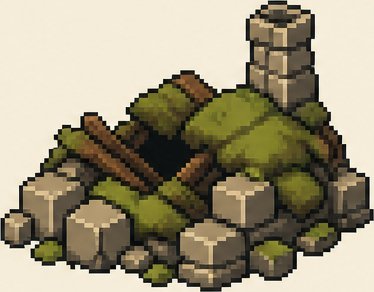
#> input picture frontend/scripts/home-pipeline/work-sprite/state4-collapsed.png, 374 x 292 px, found by its file name
$ python derive_ruins_sprite.py
#> lines starting #> are read from the running program, lines starting #| are printed output that depends on the picture
### frontend/scripts/character-pipeline/pxutil.py
"""Shared pixel-pipeline helpers for the character pilot (scratchpad tooling)."""

from __future__ import annotations

from collections import Counter

from PIL import Image

CREAM = (240, 234, 216, 255)


def bg_mask(img: Image.Image, tol: int = 30) -> list[list[bool]]:
    """True where a pixel is close to the corner background color."""
    px = img.load()
    w, h = img.size
    br, bgc, bb = px[0, 0][:3]
    mask = [[False] * w for _ in range(h)]
    for y in range(h):
        for x in range(w):
            r, g, b = px[x, y][:3]
            a = px[x, y][3] if len(px[x, y]) == 4 else 255
            if a < 40 or (abs(r - br) <= tol and abs(g - bgc) <= tol and abs(b - bb) <= tol):
                mask[y][x] = True
    return mask


# [27 lines left out: functions find_figure_spans, crop_figure, not called in this run]


def mode_pool(src: Image.Image, target_h: int, tol: int = 30, cover: float = 0.42) -> Image.Image:
    """Downscale to a true pixel grid via per-cell dominant color; background -> alpha 0."""
    src = src.convert("RGBA")
    mask = bg_mask(src, tol)
    sw, sh = src.size
    scale = target_h / sh
    tw = max(1, round(sw * scale))
    out = Image.new("RGBA", (tw, target_h), (0, 0, 0, 0))
    spx, opx = src.load(), out.load()
    for oy in range(target_h):
        y0, y1 = int(oy / scale), max(int(oy / scale) + 1, int((oy + 1) / scale))
        for ox in range(tw):
            x0, x1 = int(ox / scale), max(int(ox / scale) + 1, int((ox + 1) / scale))
            colors: Counter[tuple[int, int, int]] = Counter()
            total = 0
            for sy in range(y0, min(y1, sh)):
                for sx in range(x0, min(x1, sw)):
                    total += 1
                    if not mask[sy][sx]:
                        r, g, b = spx[sx, sy][:3]
                        colors[(r // 6 * 6, g // 6 * 6, b // 6 * 6)] += 1
            if total and colors and (sum(colors.values()) / total) >= cover:
                r, g, b = colors.most_common(1)[0][0]
                opx[ox, oy] = (r, g, b, 255)
    return out


def snap_palette(imgs: list[Image.Image], colors: int = 14) -> list[Image.Image]:
    """Remap all sprites onto one shared median-cut palette (preserving alpha)."""
    opaque = [p[:3] for im in imgs for p in im.getdata() if p[3] > 0]
    strip = Image.new("RGB", (len(opaque), 1))
    strip.putdata(opaque)
    pal_img = strip.quantize(colors=colors, method=Image.Quantize.MEDIANCUT)
    pal = pal_img.getpalette()[: colors * 3]
    pal_colors = [tuple(pal[i : i + 3]) for i in range(0, len(pal), 3)]

    def nearest(c: tuple[int, int, int]) -> tuple[int, int, int]:
        return min(pal_colors, key=lambda p: sum((a - b) ** 2 for a, b in zip(p, c, strict=True)))

    out = []
    for im in imgs:
        new = Image.new("RGBA", im.size, (0, 0, 0, 0))
        new.putdata([(*nearest(p[:3]), 255) if p[3] > 0 else (0, 0, 0, 0) for p in im.getdata()])
        out.append(new)
    return out


def despeckle(img: Image.Image, passes: int = 2) -> Image.Image:
    """Replace isolated pixels with their 8-neighborhood's majority color.

    A pixel is a speckle when no 4-neighbor shares its exact color. Run after
    snap_palette so colors compare exactly.
    """
    out = img.copy()
    w, h = out.size
    for _ in range(passes):
        px = out.load()
        edits: list[tuple[int, int, tuple[int, int, int, int]]] = []
        for y in range(h):
            for x in range(w):
                if px[x, y][3] == 0:
                    continue
                me = px[x, y]
                four = [
                    px[nx, ny]
                    for nx, ny in ((x - 1, y), (x + 1, y), (x, y - 1), (x, y + 1))
                    if 0 <= nx < w and 0 <= ny < h and px[nx, ny][3] > 0
                ]
                if any(n == me for n in four):
                    continue
                ring = [
                    px[nx, ny]
                    for nx in range(x - 1, x + 2)
                    for ny in range(y - 1, y + 2)
                    if (nx, ny) != (x, y) and 0 <= nx < w and 0 <= ny < h and px[nx, ny][3] > 0
                ]
                if ring:
                    edits.append((x, y, Counter(ring).most_common(1)[0][0]))
        for x, y, c in edits:
            out.putpixel((x, y), c)
    return out


# [11 lines left out: function contact_sheet, not called in this run]

### frontend/scripts/home-pipeline/derive_ruins_sprite.py
"""Derive the 8-frame ruins.png set from the sprite-scale collapsed-state
reference (state4-collapsed). Ruin frames are drawn standalone (never
alongside components.png frames), so each is just centered/anchored in its
own 128x128 cell -- no shared master coordinate system needed.
"""

from __future__ import annotations

import random
import sys

sys.path.insert(
    0, "/Users/muhammadsafi/Desktop/software-dev/simulation/frontend/scripts/character-pipeline"
)

from PIL import Image, ImageDraw
from pxutil import despeckle, mode_pool, snap_palette

WORK = (
    "/Users/muhammadsafi/Desktop/software-dev/simulation/frontend/scripts/home-pipeline/work-sprite"
)
OUT = f"{WORK}/ruins"
CELL = 128
CREAM = (243, 235, 214)
CREAM_TOL = 34

HOME_RUIN_IDS = [
    "rubble-full",
    "rubble-full-scavenge",
    "rubble-picked",
    "rubble-picked-scavenge",
    "rubble-bare",
    "rubble-bare-scavenge",
    "collapse-debris",
    "snapshot-sweep-dissolve",
]


def key_out_cream(
    img: Image.Image, cream: tuple[int, int, int] = CREAM, tol: int = CREAM_TOL
) -> Image.Image:
    img = img.convert("RGBA")
    px = img.load()
    w, h = img.size
    out = Image.new("RGBA", (w, h), (0, 0, 0, 0))
    opx = out.load()
    for y in range(h):
        for x in range(w):
            r, g, b, a = px[x, y]
            if a == 0:
                continue
            if abs(r - cream[0]) <= tol and abs(g - cream[1]) <= tol and abs(b - cream[2]) <= tol:
                continue
            opx[x, y] = (r, g, b, a)
    return out


def close_holes(img: Image.Image, passes: int = 2) -> Image.Image:
    from collections import Counter

    out = img.copy()
    w, h = out.size
    for _ in range(passes):
        px = out.load()
        edits: list[tuple[int, int, tuple[int, int, int, int]]] = []
        for y in range(h):
            for x in range(w):
                if px[x, y][3] > 0:
                    continue
                ring = [
                    px[nx, ny]
                    for nx in range(x - 1, x + 2)
                    for ny in range(y - 1, y + 2)
                    if (nx, ny) != (x, y) and 0 <= nx < w and 0 <= ny < h and px[nx, ny][3] > 0
                ]
                if len(ring) >= 6:
                    edits.append((x, y, Counter(ring).most_common(1)[0][0]))
        for x, y, c in edits:
            out.putpixel((x, y), c)
    return out


def rgb_to_hsv_hue(r: int, g: int, b: int) -> float:
    import colorsys

    h, _s, _v = colorsys.rgb_to_hsv(r / 255, g / 255, b / 255)
    return h * 360


def fit_to_cell(img: Image.Image, max_dim: int = 118) -> Image.Image:
    img = key_out_cream(img)
    bbox = img.getbbox()
    assert bbox is not None
    cropped = img.crop(bbox)
    scale = max_dim / max(cropped.size)
    th = round(cropped.height * scale)
    pooled = mode_pool(cropped, th)
    tw = round(cropped.width * scale)
    if pooled.width != tw and pooled.width > 0:
        pooled = pooled.resize((tw, th), Image.Resampling.NEAREST)
    pooled = close_holes(pooled)
    pooled = despeckle(pooled, passes=1)
    cell = Image.new("RGBA", (CELL, CELL), (0, 0, 0, 0))
    ox = (CELL - pooled.width) // 2
    oy = CELL - pooled.height - 4
    cell.alpha_composite(pooled, (ox, oy))
    return cell


def remove_wood(img: Image.Image, strength: float, rng: random.Random | None = None) -> Image.Image:
    """Desaturate/remove warm wood-brown pixels, simulating scavenged timber."""
    out = img.copy()
    px = out.load()
    w, h = out.size
    local_rng = rng or random.Random(7)
    for y in range(h):
        for x in range(w):
            r, g, b, a = px[x, y]
            if a == 0:
                continue
            hue = rgb_to_hsv_hue(r, g, b)
            is_wood = 12 <= hue <= 42 and r > g > b and (r - b) > 25
            if is_wood:
                if local_rng.random() < strength:
                    px[x, y] = (0, 0, 0, 0)
                else:
                    gray = int(0.3 * r + 0.59 * g + 0.11 * b)
                    blend = min(1.0, strength + 0.25)
                    nr = int(r + (gray - r) * blend)
                    ng = int(g + (gray - g) * blend)
                    nb = int(b + (gray - b) * blend)
                    px[x, y] = (nr, ng, nb, a)
    return out


def add_basket(img: Image.Image) -> Image.Image:
    out = img.copy()
    d = ImageDraw.Draw(out)
    bx, by = 92, 100
    d.polygon(
        [(bx, by), (bx + 20, by), (bx + 17, by + 14), (bx + 3, by + 14)],
        fill=(120, 84, 46, 255),
        outline=(60, 40, 20, 255),
    )
    d.line([(bx + 4, by), (bx + 10, by - 7), (bx + 16, by)], fill=(90, 60, 32, 255), width=1)
    return out


def dust_cloud(img: Image.Image, rng: random.Random) -> Image.Image:
    out = img.copy()
    d = ImageDraw.Draw(out)
    for _ in range(60):
        x = rng.randint(10, 118)
        y = rng.randint(40, 122)
        r = rng.randint(1, 3)
        d.ellipse([x - r, y - r, x + r, y + r], fill=(200, 195, 180, rng.randint(40, 110)))
    return out


def dissolve(img: Image.Image, rng: random.Random) -> Image.Image:
    out = img.copy()
    px = out.load()
    w, h = out.size
    for y in range(h):
        for x in range(w):
            r, g, b, a = px[x, y]
            if a == 0:
                continue
            fade = 0.55 + 0.35 * (y / h)
            nr = int(r * 0.75 + 70 * 0.25)
            ng = int(g * 0.85 + 96 * 0.15)
            nb = int(b * 0.8 + 60 * 0.2)
            na = int(a * fade)
            if rng.random() < 0.06:
                na = 0
            px[x, y] = (nr, ng, nb, na)
    return out


def main() -> None:
    import os

    os.makedirs(OUT, exist_ok=True)
    rng = random.Random(20260724)
    raw = Image.open(f"{WORK}/state4-collapsed.png").convert("RGBA")
#> raw is the input picture: PIL image 374x292 RGBA; mean R, G, B, A 157.1, 148.5, 123.1, 255
    rubble_full = fit_to_cell(raw)
#> in key_out_cream, `out = Image.new("RGBA", (w, h), (0, 0, 0, 0))`: out: PIL image 374x292 RGBA; every value is 0
#> in fit_to_cell, `img = key_out_cream(img)`:
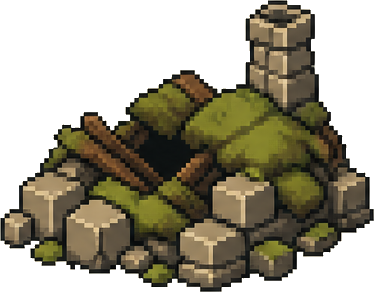
#> img: PIL image 374x292 RGBA; mean R, G, B, A 51.5, 46.5, 29.4, 145.1; transparent parts drawn white
#> in fit_to_cell, `bbox = img.getbbox()`: bbox = (0, 0, 374, 292)
#> in bg_mask, `br, bgc, bb = px[0, 0][:3]`: br = 0
#> after the loop in bg_mask, `for y in range(h):`: mask = 292 items
#> in mode_pool, `out = Image.new("RGBA", (tw, target_h), (0, 0, 0, 0))`: out: PIL image 118x92 RGBA; every value is 0
#> after the loop in mode_pool, `for oy in range(target_h):`: colors = 0 items
#> in fit_to_cell, `pooled = mode_pool(cropped, th)`:
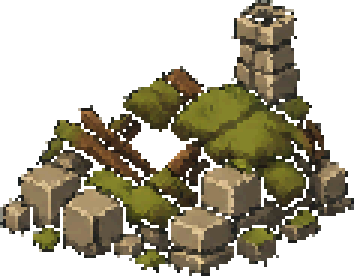
#> pooled: PIL image 118x92 RGBA (shown 3 times larger); mean R, G, B, A 49.1, 43.8, 26.5, 124.8; transparent parts drawn white
#> in fit_to_cell, `cell = Image.new("RGBA", (CELL, CELL), (0, 0, 0, 0))`: cell: PIL image 128x128 RGBA; every value is 0

    frames: dict[str, Image.Image] = {}
    frames["rubble-full"] = rubble_full
    frames["rubble-picked"] = close_holes(remove_wood(rubble_full, 0.45, rng), passes=1)
    frames["rubble-bare"] = close_holes(remove_wood(rubble_full, 0.85, rng), passes=1)
    frames["rubble-full-scavenge"] = add_basket(frames["rubble-full"])
    frames["rubble-picked-scavenge"] = add_basket(frames["rubble-picked"])
    frames["rubble-bare-scavenge"] = add_basket(frames["rubble-bare"])
    frames["collapse-debris"] = dust_cloud(rubble_full, rng)
    frames["snapshot-sweep-dissolve"] = dissolve(frames["rubble-bare"], rng)

    ordered = [frames[name] for name in HOME_RUIN_IDS]
    snapped = snap_palette(ordered, colors=20)
#> the loop in snap_palette, `for im in imgs:` made 8 passes
#> after the loop in snap_palette, `for im in imgs:`:
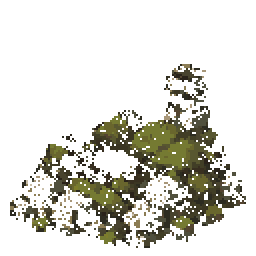
#> new: PIL image 128x128 RGBA (shown 2 times larger); mean R, G, B, A 18.5, 17.9, 10.5, 56.9; transparent parts drawn white
    despeckled = [despeckle(img, passes=1) for img in snapped]
#> after the loop in despeckle (call 7), `for _ in range(passes):`:
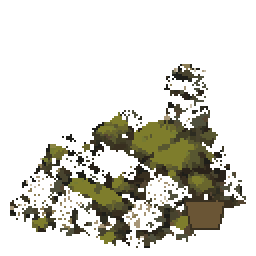
#> out: PIL image 128x128 RGBA (shown 2 times larger); mean R, G, B, A 20.2, 19, 10.8, 61.7; transparent parts drawn white
#> in despeckle (call 8), `out = img.copy()`:
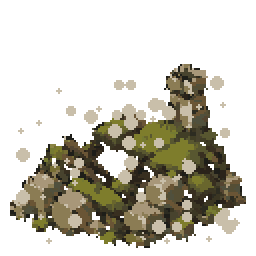
#> out: PIL image 128x128 RGBA (shown 2 times larger); mean R, G, B, A 42.3, 39.3, 27.8, 94.5; transparent parts drawn white
    for name, img in zip(HOME_RUIN_IDS, despeckled, strict=True):
        img.save(f"{OUT}/{name}.png")
#> this loop made 8 passes
#> name on passes 1 to 8: 'rubble-full', 'rubble-full-scavenge', 'rubble-picked', 'rubble-picked-scavenge', 'rubble-bare', 'rubble-bare-scavenge', 'collapse-debris', 'snapshot-sweep-dissolve'

    cols, rows = 4, 2
    atlas = Image.new("RGBA", (cols * CELL, rows * CELL), (0, 0, 0, 0))
#> atlas: PIL image 512x256 RGBA; every value is 0
    for i in range(len(HOME_RUIN_IDS)):
        cx, cy = (i % cols) * CELL, (i // cols) * CELL
        atlas.alpha_composite(despeckled[i], (cx, cy))
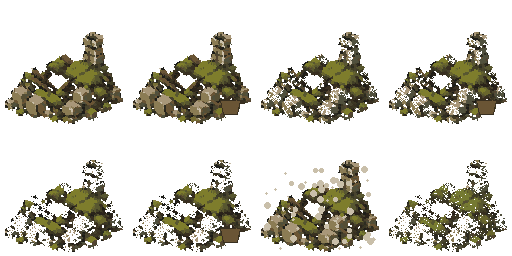
#> atlas: PIL image 512x256 RGBA; mean R, G, B, A 27.7, 25.9, 16.1, 75.5; transparent parts drawn white
    atlas.save(f"{WORK}/ruins-atlas.png")

    sheet = Image.new("RGBA", (cols * (CELL + 6) + 6, rows * (CELL + 20) + 6), (247, 239, 220, 255))
    d = ImageDraw.Draw(sheet)
    for i, name in enumerate(HOME_RUIN_IDS):
        cx, cy = (i % cols) * (CELL + 6) + 6, (i // cols) * (CELL + 20) + 6
        sheet.alpha_composite(despeckled[i], (cx, cy))
        d.text((cx, cy + CELL + 2), name, fill=(20, 20, 20, 255))
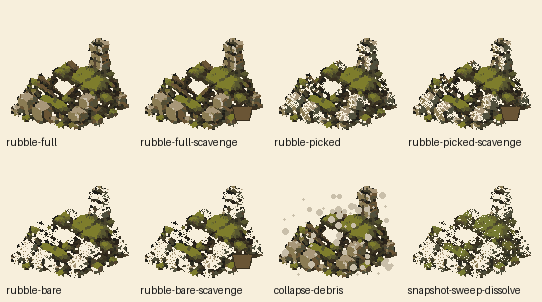
#> sheet: PIL image 542x302 RGBA; mean R, G, B, A 208.5, 201, 178.9, 255
    sheet.save(f"{WORK}/preview/ruins-full.png")
    print("saved", len(HOME_RUIN_IDS), "ruin frames")


if __name__ == "__main__":
    main()

$ run again, with frontend/scripts/home-pipeline/work-sprite/state1-construction.png copied over frontend/scripts/home-pipeline/work-sprite/state4-collapsed.png
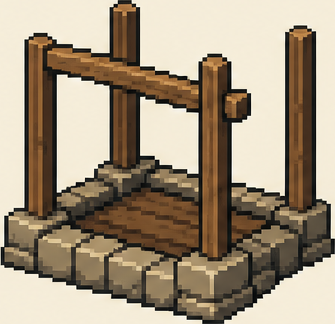
#> input picture frontend/scripts/home-pipeline/work-sprite/state1-construction.png, 335 x 324 px, found by its file name
#> in main, raw is the input picture: PIL image 335x324 RGBA; mean R, G, B, A 162.6, 147.7, 126.2, 255
#> bbox = (0, 0, 335, 324)
#> br = 0
#> after the loop in bg_mask, `for y in range(h):`: mask = 324 items
#> after the loop in mode_pool, `for oy in range(target_h):`: colors = 0 items
#> the loop in snap_palette, `for im in imgs:` made 8 passes
#> in despeckle (call 8), `out = img.copy()`:
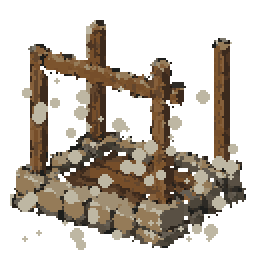
#> out: PIL image 128x128 RGBA (shown 2 times larger); mean R, G, B, A 51.7, 43.4, 33.6, 111.1; transparent parts drawn white
#> the loop in main, `for name, img in zip(HOME_RUIN_IDS, despeckled, strict=True):` made 8 passes
#> name on passes 1 to 8: 'rubble-full', 'rubble-full-scavenge', 'rubble-picked', 'rubble-picked-scavenge', 'rubble-bare', 'rubble-bare-scavenge', 'collapse-debris', 'snapshot-sweep-dissolve'
#> after the loop in main, `for i, name in enumerate(HOME_RUIN_IDS):`:
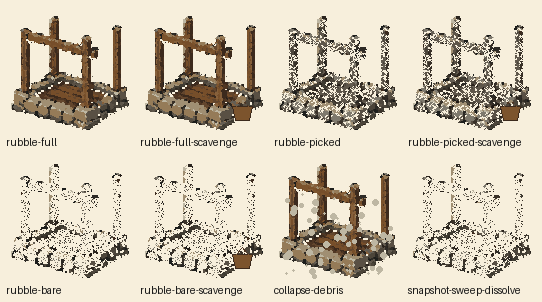
#> sheet: PIL image 542x302 RGBA; mean R, G, B, A 211.8, 202.3, 183.6, 255

$ run again, with frontend/scripts/home-pipeline/work-sprite/state2-complete-aligned.png copied over frontend/scripts/home-pipeline/work-sprite/state4-collapsed.png
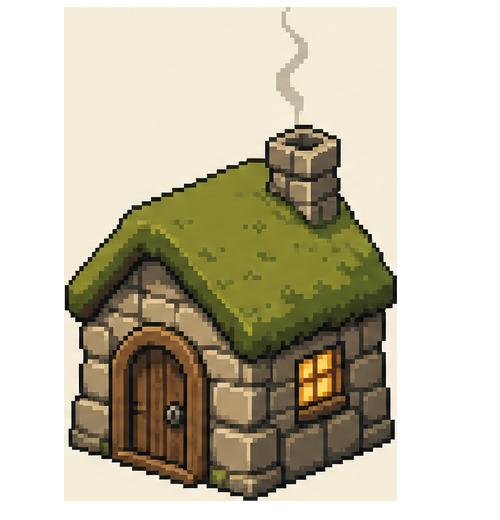
#> input picture frontend/scripts/home-pipeline/work-sprite/state2-complete-aligned.png, 500 x 520 px, found by its file name
#> in main, raw is the input picture: PIL image 500x520 RGBA; mean R, G, B, A 105.6, 99.6, 79.8, 161.3
#> bbox = (64, 7, 397, 501)
#> br = 0
#> after the loop in bg_mask, `for y in range(h):`: mask = 494 items
#> after the loop in mode_pool, `for oy in range(target_h):`: colors = 0 items
#> the loop in snap_palette, `for im in imgs:` made 8 passes
#> in despeckle (call 8), `out = img.copy()`:
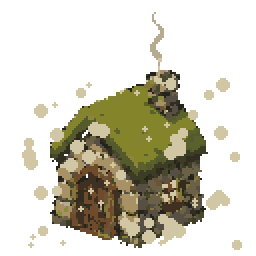
#> out: PIL image 128x128 RGBA (shown 2 times larger); mean R, G, B, A 43.9, 41, 26.8, 87.7; transparent parts drawn white
#> the loop in main, `for name, img in zip(HOME_RUIN_IDS, despeckled, strict=True):` made 8 passes
#> name on passes 1 to 8: 'rubble-full', 'rubble-full-scavenge', 'rubble-picked', 'rubble-picked-scavenge', 'rubble-bare', 'rubble-bare-scavenge', 'collapse-debris', 'snapshot-sweep-dissolve'
#> after the loop in main, `for i, name in enumerate(HOME_RUIN_IDS):`:
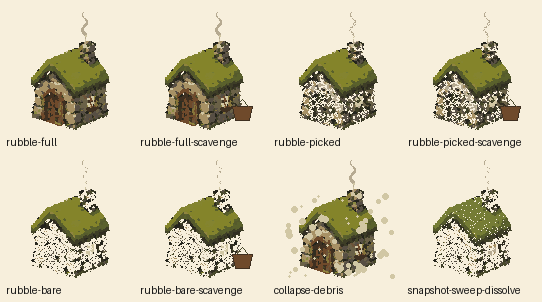
#> sheet: PIL image 542x302 RGBA; mean R, G, B, A 215.7, 208.3, 184.3, 255
